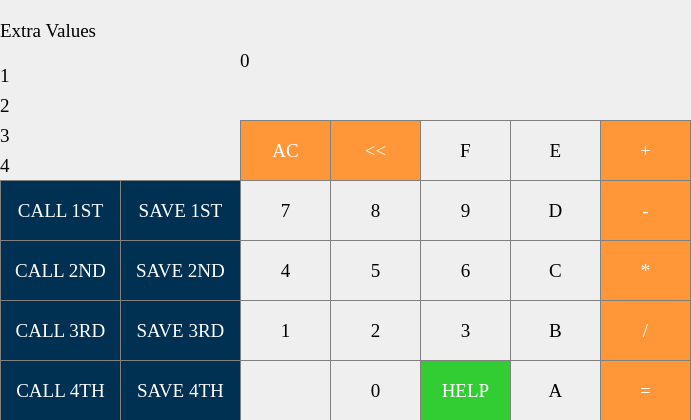
<?xml version="1.0" encoding="UTF-8"?>
<ui version="4.0">
 <class>Interface</class>
 <widget class="QWidget" name="Interface">
  <property name="geometry">
   <rect>
    <x>0</x>
    <y>0</y>
    <width>691</width>
    <height>420</height>
   </rect>
  </property>
  <property name="cursor">
   <cursorShape>ArrowCursor</cursorShape>
  </property>
  <property name="windowTitle">
   <string>Interface</string>
  </property>
  <property name="styleSheet">
   <string notr="true">QLabel{
	qproperty-alignment: 'AlignVCenter | AlignVRight';
	border: 1px solid gray;
}

backgtound-color: white;</string>
  </property>
  <widget class="QPushButton" name="pushButton7">
   <property name="geometry">
    <rect>
     <x>240</x>
     <y>180</y>
     <width>91</width>
     <height>61</height>
    </rect>
   </property>
   <property name="font">
    <font>
     <family>Times New Roman</family>
     <pointsize>14</pointsize>
    </font>
   </property>
   <property name="cursor">
    <cursorShape>PointingHandCursor</cursorShape>
   </property>
   <property name="styleSheet">
    <string notr="true">QPushButton {
   border: 1px solid gray;
}
QPushButton:pressed {
    background-color: qlineargradient(x1: 0, y1: 0, x2: 0, y2: 1,
                                      stop: 0 #dadbde, stop: 1 #f6f7fa);
}</string>
   </property>
   <property name="text">
    <string>7</string>
   </property>
  </widget>
  <widget class="QPushButton" name="pushButton8">
   <property name="geometry">
    <rect>
     <x>330</x>
     <y>180</y>
     <width>91</width>
     <height>61</height>
    </rect>
   </property>
   <property name="font">
    <font>
     <family>Times New Roman</family>
     <pointsize>14</pointsize>
    </font>
   </property>
   <property name="cursor">
    <cursorShape>PointingHandCursor</cursorShape>
   </property>
   <property name="styleSheet">
    <string notr="true">QPushButton {
   border: 1px solid gray;
}
QPushButton:pressed {
    background-color: qlineargradient(x1: 0, y1: 0, x2: 0, y2: 1,
                                      stop: 0 #dadbde, stop: 1 #f6f7fa);
}</string>
   </property>
   <property name="text">
    <string>8</string>
   </property>
  </widget>
  <widget class="QPushButton" name="pushButton9">
   <property name="geometry">
    <rect>
     <x>420</x>
     <y>180</y>
     <width>91</width>
     <height>61</height>
    </rect>
   </property>
   <property name="font">
    <font>
     <family>Times New Roman</family>
     <pointsize>14</pointsize>
    </font>
   </property>
   <property name="cursor">
    <cursorShape>PointingHandCursor</cursorShape>
   </property>
   <property name="styleSheet">
    <string notr="true">QPushButton {
   border: 1px solid gray;
}
QPushButton:pressed {
    background-color: qlineargradient(x1: 0, y1: 0, x2: 0, y2: 1,
                                      stop: 0 #dadbde, stop: 1 #f6f7fa);
}</string>
   </property>
   <property name="text">
    <string>9</string>
   </property>
  </widget>
  <widget class="QPushButton" name="pushButton4">
   <property name="geometry">
    <rect>
     <x>240</x>
     <y>240</y>
     <width>91</width>
     <height>61</height>
    </rect>
   </property>
   <property name="font">
    <font>
     <family>Times New Roman</family>
     <pointsize>14</pointsize>
    </font>
   </property>
   <property name="cursor">
    <cursorShape>PointingHandCursor</cursorShape>
   </property>
   <property name="styleSheet">
    <string notr="true">QPushButton {
   border: 1px solid gray;
}
QPushButton:pressed {
    background-color: qlineargradient(x1: 0, y1: 0, x2: 0, y2: 1,
                                      stop: 0 #dadbde, stop: 1 #f6f7fa);
}</string>
   </property>
   <property name="text">
    <string>4</string>
   </property>
  </widget>
  <widget class="QPushButton" name="pushButton6">
   <property name="geometry">
    <rect>
     <x>420</x>
     <y>240</y>
     <width>91</width>
     <height>61</height>
    </rect>
   </property>
   <property name="font">
    <font>
     <family>Times New Roman</family>
     <pointsize>14</pointsize>
    </font>
   </property>
   <property name="cursor">
    <cursorShape>PointingHandCursor</cursorShape>
   </property>
   <property name="styleSheet">
    <string notr="true">QPushButton {
   border: 1px solid gray;
}
QPushButton:pressed {
    background-color: qlineargradient(x1: 0, y1: 0, x2: 0, y2: 1,
                                      stop: 0 #dadbde, stop: 1 #f6f7fa);
}</string>
   </property>
   <property name="text">
    <string>6</string>
   </property>
  </widget>
  <widget class="QPushButton" name="pushButton5">
   <property name="geometry">
    <rect>
     <x>330</x>
     <y>240</y>
     <width>91</width>
     <height>61</height>
    </rect>
   </property>
   <property name="font">
    <font>
     <family>Times New Roman</family>
     <pointsize>14</pointsize>
    </font>
   </property>
   <property name="cursor">
    <cursorShape>PointingHandCursor</cursorShape>
   </property>
   <property name="styleSheet">
    <string notr="true">QPushButton {
   border: 1px solid gray;
}
QPushButton:pressed {
    background-color: qlineargradient(x1: 0, y1: 0, x2: 0, y2: 1,
                                      stop: 0 #dadbde, stop: 1 #f6f7fa);
}</string>
   </property>
   <property name="text">
    <string>5</string>
   </property>
  </widget>
  <widget class="QPushButton" name="pushButton1">
   <property name="geometry">
    <rect>
     <x>240</x>
     <y>300</y>
     <width>91</width>
     <height>61</height>
    </rect>
   </property>
   <property name="font">
    <font>
     <family>Times New Roman</family>
     <pointsize>14</pointsize>
    </font>
   </property>
   <property name="cursor">
    <cursorShape>PointingHandCursor</cursorShape>
   </property>
   <property name="styleSheet">
    <string notr="true">QPushButton {
   border: 1px solid gray;
}
QPushButton:pressed {
    background-color: qlineargradient(x1: 0, y1: 0, x2: 0, y2: 1,
                                      stop: 0 #dadbde, stop: 1 #f6f7fa);
}</string>
   </property>
   <property name="text">
    <string>1</string>
   </property>
  </widget>
  <widget class="QPushButton" name="pushButton3">
   <property name="geometry">
    <rect>
     <x>420</x>
     <y>300</y>
     <width>91</width>
     <height>61</height>
    </rect>
   </property>
   <property name="font">
    <font>
     <family>Times New Roman</family>
     <pointsize>14</pointsize>
    </font>
   </property>
   <property name="cursor">
    <cursorShape>PointingHandCursor</cursorShape>
   </property>
   <property name="styleSheet">
    <string notr="true">QPushButton {
   border: 1px solid gray;
}
QPushButton:pressed {
    background-color: qlineargradient(x1: 0, y1: 0, x2: 0, y2: 1,
                                      stop: 0 #dadbde, stop: 1 #f6f7fa);
}</string>
   </property>
   <property name="text">
    <string>3</string>
   </property>
  </widget>
  <widget class="QPushButton" name="pushButton2">
   <property name="geometry">
    <rect>
     <x>330</x>
     <y>300</y>
     <width>91</width>
     <height>61</height>
    </rect>
   </property>
   <property name="font">
    <font>
     <family>Times New Roman</family>
     <pointsize>14</pointsize>
    </font>
   </property>
   <property name="cursor">
    <cursorShape>PointingHandCursor</cursorShape>
   </property>
   <property name="styleSheet">
    <string notr="true">QPushButton {
   border: 1px solid gray;
}
QPushButton:pressed {
    background-color: qlineargradient(x1: 0, y1: 0, x2: 0, y2: 1,
                                      stop: 0 #dadbde, stop: 1 #f6f7fa);
}</string>
   </property>
   <property name="text">
    <string>2</string>
   </property>
  </widget>
  <widget class="QPushButton" name="pushButton0">
   <property name="geometry">
    <rect>
     <x>330</x>
     <y>360</y>
     <width>91</width>
     <height>61</height>
    </rect>
   </property>
   <property name="font">
    <font>
     <family>Times New Roman</family>
     <pointsize>14</pointsize>
    </font>
   </property>
   <property name="cursor">
    <cursorShape>PointingHandCursor</cursorShape>
   </property>
   <property name="styleSheet">
    <string notr="true">QPushButton {
   border: 1px solid gray;
}
QPushButton:pressed {
    background-color: qlineargradient(x1: 0, y1: 0, x2: 0, y2: 1,
                                      stop: 0 #dadbde, stop: 1 #f6f7fa);
}</string>
   </property>
   <property name="text">
    <string>0</string>
   </property>
  </widget>
  <widget class="QPushButton" name="eraseButton">
   <property name="geometry">
    <rect>
     <x>240</x>
     <y>120</y>
     <width>91</width>
     <height>61</height>
    </rect>
   </property>
   <property name="font">
    <font>
     <family>Times New Roman</family>
     <pointsize>14</pointsize>
    </font>
   </property>
   <property name="cursor">
    <cursorShape>PointingHandCursor</cursorShape>
   </property>
   <property name="styleSheet">
    <string notr="true">QPushButton {
  background-color: rgb(255, 151, 57);
  color: white; 
  border: 1px solid gray;
}

QPushButton:pressed {
    background-color: qlineargradient(x1: 0, y1: 0, x2: 0, y2: 1,
                                      stop: 0 #FF7832, stop: 1 #FF9739);
}</string>
   </property>
   <property name="text">
    <string>AC</string>
   </property>
  </widget>
  <widget class="QPushButton" name="pushButtonF">
   <property name="geometry">
    <rect>
     <x>420</x>
     <y>120</y>
     <width>91</width>
     <height>61</height>
    </rect>
   </property>
   <property name="font">
    <font>
     <family>Times New Roman</family>
     <pointsize>14</pointsize>
    </font>
   </property>
   <property name="cursor">
    <cursorShape>PointingHandCursor</cursorShape>
   </property>
   <property name="styleSheet">
    <string notr="true">QPushButton {
   border: 1px solid gray;
}
QPushButton:pressed {
    background-color: qlineargradient(x1: 0, y1: 0, x2: 0, y2: 1,
                                      stop: 0 #dadbde, stop: 1 #f6f7fa);
}</string>
   </property>
   <property name="text">
    <string>F</string>
   </property>
  </widget>
  <widget class="QPushButton" name="backspaceButton">
   <property name="geometry">
    <rect>
     <x>330</x>
     <y>120</y>
     <width>91</width>
     <height>61</height>
    </rect>
   </property>
   <property name="font">
    <font>
     <family>Times New Roman</family>
     <pointsize>14</pointsize>
    </font>
   </property>
   <property name="cursor">
    <cursorShape>PointingHandCursor</cursorShape>
   </property>
   <property name="styleSheet">
    <string notr="true">QPushButton {
  background-color: rgb(255, 151, 57);
  color: white; 
  border: 1px solid gray;
}

QPushButton:pressed {
    background-color: qlineargradient(x1: 0, y1: 0, x2: 0, y2: 1,
                                      stop: 0 #FF7832, stop: 1 #FF9739);
}</string>
   </property>
   <property name="text">
    <string>&lt;&lt;</string>
   </property>
  </widget>
  <widget class="QPushButton" name="pushButtonE">
   <property name="geometry">
    <rect>
     <x>510</x>
     <y>120</y>
     <width>91</width>
     <height>61</height>
    </rect>
   </property>
   <property name="font">
    <font>
     <family>Times New Roman</family>
     <pointsize>14</pointsize>
    </font>
   </property>
   <property name="cursor">
    <cursorShape>PointingHandCursor</cursorShape>
   </property>
   <property name="styleSheet">
    <string notr="true">QPushButton {
   border: 1px solid gray;
}
QPushButton:pressed {
    background-color: qlineargradient(x1: 0, y1: 0, x2: 0, y2: 1,
                                      stop: 0 #dadbde, stop: 1 #f6f7fa);
}</string>
   </property>
   <property name="text">
    <string>E</string>
   </property>
  </widget>
  <widget class="QPushButton" name="pushButtonB">
   <property name="geometry">
    <rect>
     <x>510</x>
     <y>300</y>
     <width>91</width>
     <height>61</height>
    </rect>
   </property>
   <property name="font">
    <font>
     <family>Times New Roman</family>
     <pointsize>14</pointsize>
    </font>
   </property>
   <property name="cursor">
    <cursorShape>PointingHandCursor</cursorShape>
   </property>
   <property name="styleSheet">
    <string notr="true">QPushButton {
   border: 1px solid gray;
}
QPushButton:pressed {
    background-color: qlineargradient(x1: 0, y1: 0, x2: 0, y2: 1,
                                      stop: 0 #dadbde, stop: 1 #f6f7fa);
}</string>
   </property>
   <property name="text">
    <string>B</string>
   </property>
  </widget>
  <widget class="QPushButton" name="pushButtonD">
   <property name="geometry">
    <rect>
     <x>510</x>
     <y>180</y>
     <width>91</width>
     <height>61</height>
    </rect>
   </property>
   <property name="font">
    <font>
     <family>Times New Roman</family>
     <pointsize>14</pointsize>
    </font>
   </property>
   <property name="cursor">
    <cursorShape>PointingHandCursor</cursorShape>
   </property>
   <property name="styleSheet">
    <string notr="true">QPushButton {
   border: 1px solid gray;
}
QPushButton:pressed {
    background-color: qlineargradient(x1: 0, y1: 0, x2: 0, y2: 1,
                                      stop: 0 #dadbde, stop: 1 #f6f7fa);
}</string>
   </property>
   <property name="text">
    <string>D</string>
   </property>
  </widget>
  <widget class="QPushButton" name="pushButtonA">
   <property name="geometry">
    <rect>
     <x>510</x>
     <y>360</y>
     <width>91</width>
     <height>61</height>
    </rect>
   </property>
   <property name="font">
    <font>
     <family>Times New Roman</family>
     <pointsize>14</pointsize>
    </font>
   </property>
   <property name="cursor">
    <cursorShape>PointingHandCursor</cursorShape>
   </property>
   <property name="styleSheet">
    <string notr="true">QPushButton {
   border: 1px solid gray;
}
QPushButton:pressed {
    background-color: qlineargradient(x1: 0, y1: 0, x2: 0, y2: 1,
                                      stop: 0 #dadbde, stop: 1 #f6f7fa);
}</string>
   </property>
   <property name="text">
    <string>A</string>
   </property>
  </widget>
  <widget class="QPushButton" name="pushButtonC">
   <property name="geometry">
    <rect>
     <x>510</x>
     <y>240</y>
     <width>91</width>
     <height>61</height>
    </rect>
   </property>
   <property name="font">
    <font>
     <family>Times New Roman</family>
     <pointsize>14</pointsize>
    </font>
   </property>
   <property name="cursor">
    <cursorShape>PointingHandCursor</cursorShape>
   </property>
   <property name="styleSheet">
    <string notr="true">QPushButton {
   border: 1px solid gray;
}
QPushButton:pressed {
    background-color: qlineargradient(x1: 0, y1: 0, x2: 0, y2: 1,
                                      stop: 0 #dadbde, stop: 1 #f6f7fa);
}</string>
   </property>
   <property name="text">
    <string>C</string>
   </property>
  </widget>
  <widget class="QPushButton" name="eqButton">
   <property name="geometry">
    <rect>
     <x>600</x>
     <y>360</y>
     <width>91</width>
     <height>61</height>
    </rect>
   </property>
   <property name="font">
    <font>
     <family>Times New Roman</family>
     <pointsize>14</pointsize>
    </font>
   </property>
   <property name="cursor">
    <cursorShape>PointingHandCursor</cursorShape>
   </property>
   <property name="styleSheet">
    <string notr="true">QPushButton {
  background-color: rgb(255, 151, 57);
  color: white; 
  border: 1px solid gray;
}

QPushButton:pressed {
    background-color: qlineargradient(x1: 0, y1: 0, x2: 0, y2: 1,
                                      stop: 0 #FF7832, stop: 1 #FF9739);
}</string>
   </property>
   <property name="text">
    <string>=</string>
   </property>
  </widget>
  <widget class="QPushButton" name="subButton">
   <property name="geometry">
    <rect>
     <x>600</x>
     <y>180</y>
     <width>91</width>
     <height>61</height>
    </rect>
   </property>
   <property name="font">
    <font>
     <family>Times New Roman</family>
     <pointsize>14</pointsize>
    </font>
   </property>
   <property name="cursor">
    <cursorShape>PointingHandCursor</cursorShape>
   </property>
   <property name="styleSheet">
    <string notr="true">QPushButton {
  background-color: rgb(255, 151, 57);
  color: white; 
  border: 1px solid gray;
}

QPushButton:pressed {
    background-color: qlineargradient(x1: 0, y1: 0, x2: 0, y2: 1,
                                      stop: 0 #FF7832, stop: 1 #FF9739);
}</string>
   </property>
   <property name="text">
    <string>-</string>
   </property>
  </widget>
  <widget class="QPushButton" name="divButton">
   <property name="geometry">
    <rect>
     <x>600</x>
     <y>300</y>
     <width>91</width>
     <height>61</height>
    </rect>
   </property>
   <property name="font">
    <font>
     <family>Times New Roman</family>
     <pointsize>14</pointsize>
    </font>
   </property>
   <property name="cursor">
    <cursorShape>PointingHandCursor</cursorShape>
   </property>
   <property name="styleSheet">
    <string notr="true">QPushButton {
  background-color: rgb(255, 151, 57);
  color: white; 
  border: 1px solid gray;
}

QPushButton:pressed {
    background-color: qlineargradient(x1: 0, y1: 0, x2: 0, y2: 1,
                                      stop: 0 #FF7832, stop: 1 #FF9739);
}</string>
   </property>
   <property name="text">
    <string>/</string>
   </property>
  </widget>
  <widget class="QPushButton" name="multButton">
   <property name="geometry">
    <rect>
     <x>600</x>
     <y>240</y>
     <width>91</width>
     <height>61</height>
    </rect>
   </property>
   <property name="font">
    <font>
     <family>Times New Roman</family>
     <pointsize>14</pointsize>
    </font>
   </property>
   <property name="cursor">
    <cursorShape>PointingHandCursor</cursorShape>
   </property>
   <property name="styleSheet">
    <string notr="true">QPushButton {
  background-color: rgb(255, 151, 57);
  color: white; 
  border: 1px solid gray;
}

QPushButton:pressed {
    background-color: qlineargradient(x1: 0, y1: 0, x2: 0, y2: 1,
                                      stop: 0 #FF7832, stop: 1 #FF9739);
}</string>
   </property>
   <property name="text">
    <string>*</string>
   </property>
  </widget>
  <widget class="QPushButton" name="plusButton">
   <property name="geometry">
    <rect>
     <x>600</x>
     <y>120</y>
     <width>91</width>
     <height>61</height>
    </rect>
   </property>
   <property name="font">
    <font>
     <family>Times New Roman</family>
     <pointsize>14</pointsize>
    </font>
   </property>
   <property name="cursor">
    <cursorShape>PointingHandCursor</cursorShape>
   </property>
   <property name="styleSheet">
    <string notr="true">QPushButton {
  background-color: rgb(255, 151, 57);
  color: white; 
  border: 1px solid gray;
}

QPushButton:pressed {
    background-color: qlineargradient(x1: 0, y1: 0, x2: 0, y2: 1,
                                      stop: 0 #FF7832, stop: 1 #FF9739);
}</string>
   </property>
   <property name="text">
    <string>+</string>
   </property>
  </widget>
  <widget class="QPushButton" name="saveButton1">
   <property name="geometry">
    <rect>
     <x>120</x>
     <y>180</y>
     <width>121</width>
     <height>61</height>
    </rect>
   </property>
   <property name="font">
    <font>
     <family>Times New Roman</family>
     <pointsize>14</pointsize>
    </font>
   </property>
   <property name="cursor">
    <cursorShape>PointingHandCursor</cursorShape>
   </property>
   <property name="styleSheet">
    <string notr="true">QPushButton {
  background-color: rgb(0, 49, 83);
  color: white; 
  border: 1px solid gray;
}

QPushButton:pressed {
    background-color: qlineargradient(x1: 0, y1: 0, x2: 0, y2: 1,
                                      stop: 0 #1D334A, stop: 1 #002137);
}</string>
   </property>
   <property name="text">
    <string>SAVE 1ST</string>
   </property>
  </widget>
  <widget class="QLabel" name="result">
   <property name="geometry">
    <rect>
     <x>240</x>
     <y>0</y>
     <width>451</width>
     <height>121</height>
    </rect>
   </property>
   <property name="font">
    <font>
     <family>Times New Roman</family>
     <pointsize>14</pointsize>
    </font>
   </property>
   <property name="styleSheet">
    <string notr="true">QLabel{
	qproperty-alignment: 'AlignVCenter | AlignRight';
}
background-color : white;</string>
   </property>
   <property name="text">
    <string>0</string>
   </property>
  </widget>
  <widget class="QPushButton" name="callButton1">
   <property name="geometry">
    <rect>
     <x>0</x>
     <y>180</y>
     <width>121</width>
     <height>61</height>
    </rect>
   </property>
   <property name="font">
    <font>
     <family>Times New Roman</family>
     <pointsize>14</pointsize>
    </font>
   </property>
   <property name="cursor">
    <cursorShape>PointingHandCursor</cursorShape>
   </property>
   <property name="styleSheet">
    <string notr="true">QPushButton {
  background-color: rgb(0, 49, 83);
  color: white; 
  border: 1px solid gray;
}

QPushButton:pressed {
    background-color: qlineargradient(x1: 0, y1: 0, x2: 0, y2: 1,
                                      stop: 0 #1D334A, stop: 1 #002137);
}</string>
   </property>
   <property name="text">
    <string>CALL 1ST</string>
   </property>
  </widget>
  <widget class="QPushButton" name="infoButton">
   <property name="geometry">
    <rect>
     <x>420</x>
     <y>360</y>
     <width>91</width>
     <height>61</height>
    </rect>
   </property>
   <property name="font">
    <font>
     <family>Times New Roman</family>
     <pointsize>14</pointsize>
    </font>
   </property>
   <property name="cursor">
    <cursorShape>PointingHandCursor</cursorShape>
   </property>
   <property name="styleSheet">
    <string notr="true">QPushButton {
  background-color: rgb(50, 205, 50);
  color: white; 
  border: 1px solid gray;
}

QPushButton:pressed {
    background-color: qlineargradient(x1: 0, y1: 0, x2: 0, y2: 1,
                                      stop: 0 #34C924, stop: 1 #00FF00);
}</string>
   </property>
   <property name="text">
    <string>HELP</string>
   </property>
  </widget>
  <widget class="QLabel" name="logs">
   <property name="geometry">
    <rect>
     <x>5</x>
     <y>0</y>
     <width>681</width>
     <height>41</height>
    </rect>
   </property>
   <property name="font">
    <font>
     <family>Times New Roman</family>
     <pointsize>14</pointsize>
    </font>
   </property>
   <property name="styleSheet">
    <string notr="true">QLabel {
	qproperty-alignment: ' AlignVCenter | AlignRight';
	border: 1px white;
}
background-color : white;</string>
   </property>
   <property name="text">
    <string/>
   </property>
  </widget>
  <widget class="QPushButton" name="saveButton2">
   <property name="geometry">
    <rect>
     <x>120</x>
     <y>240</y>
     <width>121</width>
     <height>61</height>
    </rect>
   </property>
   <property name="font">
    <font>
     <family>Times New Roman</family>
     <pointsize>14</pointsize>
    </font>
   </property>
   <property name="cursor">
    <cursorShape>PointingHandCursor</cursorShape>
   </property>
   <property name="styleSheet">
    <string notr="true">QPushButton {
  background-color: rgb(0, 49, 83);
  color: white; 
  border: 1px solid gray;
}

QPushButton:pressed {
    background-color: qlineargradient(x1: 0, y1: 0, x2: 0, y2: 1,
                                      stop: 0 #1D334A, stop: 1 #002137);
}</string>
   </property>
   <property name="text">
    <string>SAVE 2ND</string>
   </property>
  </widget>
  <widget class="QPushButton" name="saveButton3">
   <property name="geometry">
    <rect>
     <x>120</x>
     <y>300</y>
     <width>121</width>
     <height>61</height>
    </rect>
   </property>
   <property name="font">
    <font>
     <family>Times New Roman</family>
     <pointsize>14</pointsize>
    </font>
   </property>
   <property name="cursor">
    <cursorShape>PointingHandCursor</cursorShape>
   </property>
   <property name="styleSheet">
    <string notr="true">QPushButton {
  background-color: rgb(0, 49, 83);
  color: white; 
  border: 1px solid gray;
}

QPushButton:pressed {
    background-color: qlineargradient(x1: 0, y1: 0, x2: 0, y2: 1,
                                      stop: 0 #1D334A, stop: 1 #002137);
}</string>
   </property>
   <property name="text">
    <string>SAVE 3RD</string>
   </property>
  </widget>
  <widget class="QPushButton" name="saveButton4">
   <property name="geometry">
    <rect>
     <x>120</x>
     <y>360</y>
     <width>121</width>
     <height>61</height>
    </rect>
   </property>
   <property name="font">
    <font>
     <family>Times New Roman</family>
     <pointsize>14</pointsize>
    </font>
   </property>
   <property name="cursor">
    <cursorShape>PointingHandCursor</cursorShape>
   </property>
   <property name="styleSheet">
    <string notr="true">QPushButton {
  background-color: rgb(0, 49, 83);
  color: white; 
  border: 1px solid gray;
}

QPushButton:pressed {
    background-color: qlineargradient(x1: 0, y1: 0, x2: 0, y2: 1,
                                      stop: 0 #1D334A, stop: 1 #002137);
}</string>
   </property>
   <property name="text">
    <string>SAVE 4TH</string>
   </property>
  </widget>
  <widget class="QPushButton" name="callButton2">
   <property name="geometry">
    <rect>
     <x>0</x>
     <y>240</y>
     <width>121</width>
     <height>61</height>
    </rect>
   </property>
   <property name="font">
    <font>
     <family>Times New Roman</family>
     <pointsize>14</pointsize>
    </font>
   </property>
   <property name="cursor">
    <cursorShape>PointingHandCursor</cursorShape>
   </property>
   <property name="styleSheet">
    <string notr="true">QPushButton {
  background-color: rgb(0, 49, 83);
  color: white; 
  border: 1px solid gray;
}

QPushButton:pressed {
    background-color: qlineargradient(x1: 0, y1: 0, x2: 0, y2: 1,
                                      stop: 0 #1D334A, stop: 1 #002137);
}</string>
   </property>
   <property name="text">
    <string>CALL 2ND</string>
   </property>
  </widget>
  <widget class="QPushButton" name="callButton3">
   <property name="geometry">
    <rect>
     <x>0</x>
     <y>300</y>
     <width>121</width>
     <height>61</height>
    </rect>
   </property>
   <property name="font">
    <font>
     <family>Times New Roman</family>
     <pointsize>14</pointsize>
    </font>
   </property>
   <property name="cursor">
    <cursorShape>PointingHandCursor</cursorShape>
   </property>
   <property name="styleSheet">
    <string notr="true">QPushButton {
  background-color: rgb(0, 49, 83);
  color: white; 
  border: 1px solid gray;
}

QPushButton:pressed {
    background-color: qlineargradient(x1: 0, y1: 0, x2: 0, y2: 1,
                                      stop: 0 #1D334A, stop: 1 #002137);
}</string>
   </property>
   <property name="text">
    <string>CALL 3RD</string>
   </property>
  </widget>
  <widget class="QPushButton" name="callButton4">
   <property name="geometry">
    <rect>
     <x>0</x>
     <y>360</y>
     <width>121</width>
     <height>61</height>
    </rect>
   </property>
   <property name="font">
    <font>
     <family>Times New Roman</family>
     <pointsize>14</pointsize>
    </font>
   </property>
   <property name="cursor">
    <cursorShape>PointingHandCursor</cursorShape>
   </property>
   <property name="styleSheet">
    <string notr="true">QPushButton {
  background-color: rgb(0, 49, 83);
  color: white; 
  border: 1px solid gray;
}

QPushButton:pressed {
    background-color: qlineargradient(x1: 0, y1: 0, x2: 0, y2: 1,
                                      stop: 0 #1D334A, stop: 1 #002137);
}</string>
   </property>
   <property name="text">
    <string>CALL 4TH</string>
   </property>
  </widget>
  <widget class="QLabel" name="storageValue1">
   <property name="geometry">
    <rect>
     <x>0</x>
     <y>60</y>
     <width>241</width>
     <height>31</height>
    </rect>
   </property>
   <property name="font">
    <font>
     <family>Times New Roman</family>
     <pointsize>14</pointsize>
    </font>
   </property>
   <property name="styleSheet">
    <string notr="true">QLabel{
	qproperty-alignment: 'AlignVCenter | AlignRight';
}
background-color : white;</string>
   </property>
   <property name="text">
    <string/>
   </property>
  </widget>
  <widget class="QLabel" name="storageValue2">
   <property name="geometry">
    <rect>
     <x>0</x>
     <y>90</y>
     <width>241</width>
     <height>31</height>
    </rect>
   </property>
   <property name="font">
    <font>
     <family>Times New Roman</family>
     <pointsize>14</pointsize>
    </font>
   </property>
   <property name="styleSheet">
    <string notr="true">QLabel{
	qproperty-alignment: 'AlignVCenter | AlignRight';
}
background-color : white;</string>
   </property>
   <property name="text">
    <string/>
   </property>
  </widget>
  <widget class="QLabel" name="storageValue3">
   <property name="geometry">
    <rect>
     <x>0</x>
     <y>120</y>
     <width>241</width>
     <height>31</height>
    </rect>
   </property>
   <property name="font">
    <font>
     <family>Times New Roman</family>
     <pointsize>14</pointsize>
    </font>
   </property>
   <property name="styleSheet">
    <string notr="true">QLabel{
	qproperty-alignment: 'AlignVCenter | AlignRight';
}
background-color : white;</string>
   </property>
   <property name="text">
    <string/>
   </property>
  </widget>
  <widget class="QLabel" name="storageValue4">
   <property name="geometry">
    <rect>
     <x>0</x>
     <y>150</y>
     <width>241</width>
     <height>31</height>
    </rect>
   </property>
   <property name="font">
    <font>
     <family>Times New Roman</family>
     <pointsize>14</pointsize>
    </font>
   </property>
   <property name="styleSheet">
    <string notr="true">QLabel{
	qproperty-alignment: 'AlignVCenter | AlignRight';
}
background-color : white;</string>
   </property>
   <property name="text">
    <string/>
   </property>
  </widget>
  <widget class="QLabel" name="storageLabel">
   <property name="geometry">
    <rect>
     <x>0</x>
     <y>0</y>
     <width>241</width>
     <height>61</height>
    </rect>
   </property>
   <property name="font">
    <font>
     <family>Times New Roman</family>
     <pointsize>14</pointsize>
    </font>
   </property>
   <property name="styleSheet">
    <string notr="true">QLabel{
	qproperty-alignment: 'AlignVCenter | AlignCenter';
}
background-color : white;</string>
   </property>
   <property name="text">
    <string>Extra Values</string>
   </property>
  </widget>
  <widget class="QLabel" name="numLabel1">
   <property name="geometry">
    <rect>
     <x>0</x>
     <y>60</y>
     <width>21</width>
     <height>31</height>
    </rect>
   </property>
   <property name="font">
    <font>
     <family>Times New Roman</family>
     <pointsize>14</pointsize>
    </font>
   </property>
   <property name="text">
    <string>1</string>
   </property>
  </widget>
  <widget class="QLabel" name="numLabel2">
   <property name="geometry">
    <rect>
     <x>0</x>
     <y>90</y>
     <width>21</width>
     <height>31</height>
    </rect>
   </property>
   <property name="font">
    <font>
     <family>Times New Roman</family>
     <pointsize>14</pointsize>
    </font>
   </property>
   <property name="text">
    <string>2</string>
   </property>
  </widget>
  <widget class="QLabel" name="numLabel3">
   <property name="geometry">
    <rect>
     <x>0</x>
     <y>120</y>
     <width>21</width>
     <height>31</height>
    </rect>
   </property>
   <property name="font">
    <font>
     <family>Times New Roman</family>
     <pointsize>14</pointsize>
    </font>
   </property>
   <property name="text">
    <string>3</string>
   </property>
  </widget>
  <widget class="QLabel" name="numLabel4">
   <property name="geometry">
    <rect>
     <x>0</x>
     <y>150</y>
     <width>21</width>
     <height>31</height>
    </rect>
   </property>
   <property name="font">
    <font>
     <family>Times New Roman</family>
     <pointsize>14</pointsize>
    </font>
   </property>
   <property name="text">
    <string>4</string>
   </property>
  </widget>
 </widget>
 <resources/>
 <connections/>
</ui>
